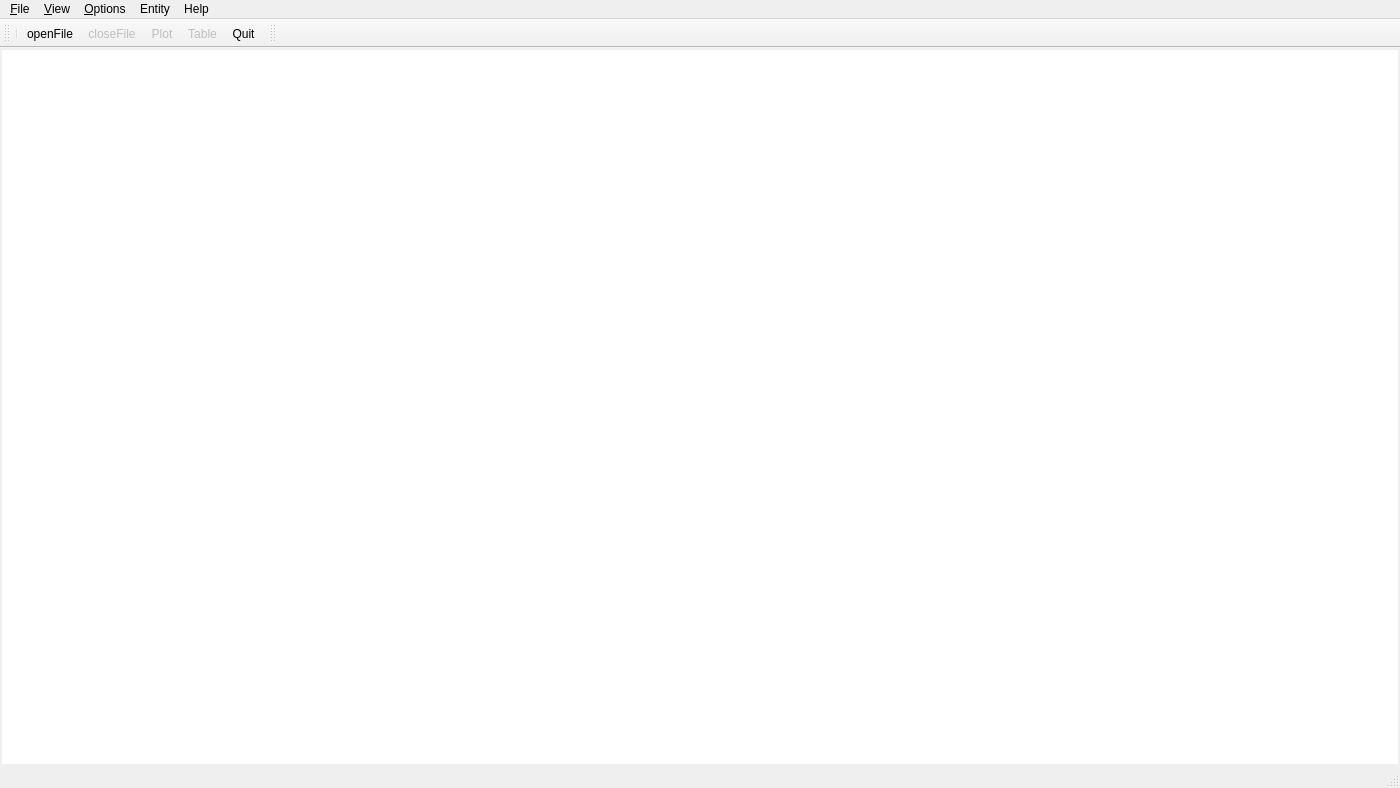
<?xml version="1.0" encoding="UTF-8"?>
<ui version="4.0">
 <class>MainWindow</class>
 <widget class="QMainWindow" name="MainWindow">
  <property name="geometry">
   <rect>
    <x>0</x>
    <y>0</y>
    <width>1400</width>
    <height>788</height>
   </rect>
  </property>
  <property name="minimumSize">
   <size>
    <width>800</width>
    <height>600</height>
   </size>
  </property>
  <property name="windowTitle">
   <string extracomment="Viewer for nix data files">NixView</string>
  </property>
  <property name="windowIcon">
   <iconset resource="resources.qrc">
    <normaloff>:/images/images/nixview128.png</normaloff>:/images/images/nixview128.png</iconset>
  </property>
  <property name="iconSize">
   <size>
    <width>24</width>
    <height>24</height>
   </size>
  </property>
  <property name="toolButtonStyle">
   <enum>Qt::ToolButtonTextUnderIcon</enum>
  </property>
  <property name="tabShape">
   <enum>QTabWidget::Rounded</enum>
  </property>
  <widget class="QWidget" name="centralWidget">
   <property name="sizePolicy">
    <sizepolicy hsizetype="Expanding" vsizetype="Expanding">
     <horstretch>0</horstretch>
     <verstretch>0</verstretch>
    </sizepolicy>
   </property>
   <layout class="QGridLayout" name="gridLayout">
    <property name="leftMargin">
     <number>0</number>
    </property>
    <property name="topMargin">
     <number>0</number>
    </property>
    <property name="rightMargin">
     <number>0</number>
    </property>
    <property name="bottomMargin">
     <number>0</number>
    </property>
    <item row="1" column="0">
     <widget class="QWidget" name="central_widget" native="true">
      <property name="sizePolicy">
       <sizepolicy hsizetype="Expanding" vsizetype="Expanding">
        <horstretch>0</horstretch>
        <verstretch>0</verstretch>
       </sizepolicy>
      </property>
      <layout class="QHBoxLayout" name="horizontalLayout">
       <property name="leftMargin">
        <number>2</number>
       </property>
       <property name="topMargin">
        <number>2</number>
       </property>
       <property name="rightMargin">
        <number>2</number>
       </property>
       <property name="bottomMargin">
        <number>2</number>
       </property>
       <item>
        <widget class="QStackedWidget" name="stackedWidget">
         <property name="currentIndex">
          <number>1</number>
         </property>
         <widget class="QWidget" name="main_view_2">
          <layout class="QHBoxLayout" name="horizontalLayout_2">
           <item>
            <widget class="QSplitter" name="splitter">
             <property name="orientation">
              <enum>Qt::Horizontal</enum>
             </property>
             <widget class="MainViewWidget" name="main_view" native="true"/>
             <widget class="InfoWidget" name="info_view" native="true"/>
            </widget>
           </item>
          </layout>
         </widget>
         <widget class="QWidget" name="splash">
          <property name="autoFillBackground">
           <bool>false</bool>
          </property>
          <property name="styleSheet">
           <string notr="true">background-color: white;</string>
          </property>
          <layout class="QGridLayout" name="gridLayout_3">
           <property name="leftMargin">
            <number>0</number>
           </property>
           <property name="topMargin">
            <number>0</number>
           </property>
           <property name="rightMargin">
            <number>0</number>
           </property>
           <property name="bottomMargin">
            <number>0</number>
           </property>
           <property name="spacing">
            <number>0</number>
           </property>
           <item row="0" column="0">
            <layout class="QGridLayout" name="gridLayout_2">
             <item row="1" column="0">
              <spacer name="horizontalSpacer">
               <property name="orientation">
                <enum>Qt::Horizontal</enum>
               </property>
               <property name="sizeHint" stdset="0">
                <size>
                 <width>40</width>
                 <height>20</height>
                </size>
               </property>
              </spacer>
             </item>
             <item row="0" column="1">
              <spacer name="verticalSpacer">
               <property name="orientation">
                <enum>Qt::Vertical</enum>
               </property>
               <property name="sizeHint" stdset="0">
                <size>
                 <width>20</width>
                 <height>40</height>
                </size>
               </property>
              </spacer>
             </item>
             <item row="1" column="2">
              <spacer name="horizontalSpacer_2">
               <property name="orientation">
                <enum>Qt::Horizontal</enum>
               </property>
               <property name="sizeHint" stdset="0">
                <size>
                 <width>40</width>
                 <height>20</height>
                </size>
               </property>
              </spacer>
             </item>
             <item row="2" column="1">
              <widget class="QFrame" name="button_frame">
               <property name="sizePolicy">
                <sizepolicy hsizetype="Maximum" vsizetype="Minimum">
                 <horstretch>0</horstretch>
                 <verstretch>0</verstretch>
                </sizepolicy>
               </property>
               <property name="minimumSize">
                <size>
                 <width>0</width>
                 <height>200</height>
                </size>
               </property>
               <property name="styleSheet">
                <string notr="true"/>
               </property>
               <property name="frameShape">
                <enum>QFrame::NoFrame</enum>
               </property>
               <property name="frameShadow">
                <enum>QFrame::Plain</enum>
               </property>
               <property name="lineWidth">
                <number>0</number>
               </property>
               <layout class="QVBoxLayout" name="verticalLayout">
                <property name="leftMargin">
                 <number>0</number>
                </property>
                <property name="topMargin">
                 <number>0</number>
                </property>
                <property name="rightMargin">
                 <number>0</number>
                </property>
                <property name="bottomMargin">
                 <number>0</number>
                </property>
                <item>
                 <widget class="QListWidget" name="recent_file_list">
                  <property name="minimumSize">
                   <size>
                    <width>400</width>
                    <height>0</height>
                   </size>
                  </property>
                  <property name="font">
                   <font>
                    <pointsize>9</pointsize>
                   </font>
                  </property>
                  <property name="styleSheet">
                   <string notr="true">background-color: white;
border-color: rgb(255, 255, 255);</string>
                  </property>
                  <property name="frameShape">
                   <enum>QFrame::NoFrame</enum>
                  </property>
                  <property name="frameShadow">
                   <enum>QFrame::Plain</enum>
                  </property>
                  <property name="lineWidth">
                   <number>0</number>
                  </property>
                  <property name="horizontalScrollBarPolicy">
                   <enum>Qt::ScrollBarAlwaysOff</enum>
                  </property>
                  <property name="textElideMode">
                   <enum>Qt::ElideRight</enum>
                  </property>
                  <property name="wordWrap">
                   <bool>false</bool>
                  </property>
                 </widget>
                </item>
               </layout>
              </widget>
             </item>
             <item row="1" column="1">
              <widget class="QLabel" name="label">
               <property name="text">
                <string/>
               </property>
               <property name="pixmap">
                <pixmap resource="resources.qrc">:/images/images/nixview256.png</pixmap>
               </property>
               <property name="alignment">
                <set>Qt::AlignCenter</set>
               </property>
              </widget>
             </item>
            </layout>
           </item>
          </layout>
         </widget>
        </widget>
       </item>
      </layout>
     </widget>
    </item>
   </layout>
  </widget>
  <widget class="QMenuBar" name="menuBar">
   <property name="geometry">
    <rect>
     <x>0</x>
     <y>0</y>
     <width>1400</width>
     <height>22</height>
    </rect>
   </property>
   <widget class="QMenu" name="menuFile">
    <property name="title">
     <string>&amp;File</string>
    </property>
    <widget class="QMenu" name="menu_open_recent">
     <property name="title">
      <string>open recent ...</string>
     </property>
    </widget>
    <addaction name="actionOpenFile"/>
    <addaction name="menu_open_recent"/>
    <addaction name="actionCloseFile"/>
    <addaction name="actionQuit"/>
   </widget>
   <widget class="QMenu" name="menuOptions">
    <property name="title">
     <string>&amp;Options</string>
    </property>
    <addaction name="actionProperties"/>
   </widget>
   <widget class="QMenu" name="menuView">
    <property name="title">
     <string>&amp;View</string>
    </property>
    <addaction name="actionTree"/>
    <addaction name="actionColumn"/>
   </widget>
   <widget class="QMenu" name="menuPlot">
    <property name="title">
     <string>Entity</string>
    </property>
    <addaction name="actionPlot"/>
    <addaction name="actionTable"/>
   </widget>
   <widget class="QMenu" name="menuHelp">
    <property name="title">
     <string>Help</string>
    </property>
    <addaction name="actionAbout"/>
   </widget>
   <addaction name="menuFile"/>
   <addaction name="menuView"/>
   <addaction name="menuOptions"/>
   <addaction name="menuPlot"/>
   <addaction name="menuHelp"/>
  </widget>
  <widget class="QStatusBar" name="statusBar">
   <property name="sizePolicy">
    <sizepolicy hsizetype="Expanding" vsizetype="Preferred">
     <horstretch>0</horstretch>
     <verstretch>0</verstretch>
    </sizepolicy>
   </property>
   <property name="layoutDirection">
    <enum>Qt::LeftToRight</enum>
   </property>
   <property name="autoFillBackground">
    <bool>true</bool>
   </property>
  </widget>
  <widget class="QToolBar" name="toolBar">
   <property name="enabled">
    <bool>true</bool>
   </property>
   <property name="minimumSize">
    <size>
     <width>0</width>
     <height>0</height>
    </size>
   </property>
   <property name="windowTitle">
    <string>toolBar</string>
   </property>
   <property name="autoFillBackground">
    <bool>true</bool>
   </property>
   <property name="iconSize">
    <size>
     <width>36</width>
     <height>36</height>
    </size>
   </property>
   <property name="toolButtonStyle">
    <enum>Qt::ToolButtonIconOnly</enum>
   </property>
   <attribute name="toolBarArea">
    <enum>TopToolBarArea</enum>
   </attribute>
   <attribute name="toolBarBreak">
    <bool>false</bool>
   </attribute>
   <addaction name="separator"/>
   <addaction name="actionOpenFile"/>
   <addaction name="actionCloseFile"/>
   <addaction name="actionPlot"/>
   <addaction name="actionTable"/>
   <addaction name="actionQuit"/>
  </widget>
  <widget class="QToolBar" name="toolBar_2">
   <property name="windowTitle">
    <string>toolBar_2</string>
   </property>
   <attribute name="toolBarArea">
    <enum>TopToolBarArea</enum>
   </attribute>
   <attribute name="toolBarBreak">
    <bool>false</bool>
   </attribute>
  </widget>
  <action name="action_Open_File">
   <property name="text">
    <string>&amp;Open File</string>
   </property>
   <property name="shortcut">
    <string>Ctrl+O</string>
   </property>
  </action>
  <action name="actionTree">
   <property name="text">
    <string>&amp;Tree</string>
   </property>
  </action>
  <action name="action_another_tree">
   <property name="text">
    <string>&amp;Another Tree</string>
   </property>
  </action>
  <action name="actionQuit">
   <property name="icon">
    <iconset resource="resources.qrc">
     <normaloff>:/images/images/quit.png</normaloff>:/images/images/quit.png</iconset>
   </property>
   <property name="text">
    <string>&amp;Quit</string>
   </property>
   <property name="toolTip">
    <string>quit nix-view</string>
   </property>
   <property name="shortcut">
    <string>Alt+Q</string>
   </property>
  </action>
  <action name="actionPlot">
   <property name="enabled">
    <bool>false</bool>
   </property>
   <property name="icon">
    <iconset resource="resources.qrc">
     <normaloff>:/images/images/nix_plot.png</normaloff>:/images/images/nix_plot.png</iconset>
   </property>
   <property name="text">
    <string>&amp;Plot</string>
   </property>
   <property name="toolTip">
    <string>plot data</string>
   </property>
   <property name="shortcut">
    <string>Ctrl+P</string>
   </property>
  </action>
  <action name="actionOpenFile">
   <property name="icon">
    <iconset resource="resources.qrc">
     <normaloff>:/images/images/nix_open.png</normaloff>:/images/images/nix_open.png</iconset>
   </property>
   <property name="text">
    <string>openFile</string>
   </property>
   <property name="toolTip">
    <string>open nix file</string>
   </property>
   <property name="shortcut">
    <string>Ctrl+O</string>
   </property>
  </action>
  <action name="actionCloseFile">
   <property name="enabled">
    <bool>false</bool>
   </property>
   <property name="icon">
    <iconset resource="resources.qrc">
     <normaloff>:/images/images/nix_close.png</normaloff>:/images/images/nix_close.png</iconset>
   </property>
   <property name="text">
    <string>closeFile</string>
   </property>
   <property name="toolTip">
    <string>close nix file</string>
   </property>
   <property name="shortcut">
    <string>Ctrl+W</string>
   </property>
  </action>
  <action name="actionAbout">
   <property name="text">
    <string>About</string>
   </property>
   <property name="toolTip">
    <string>show about dialog</string>
   </property>
   <property name="shortcut">
    <string>F1</string>
   </property>
  </action>
  <action name="actionColumn">
   <property name="text">
    <string>&amp;Column</string>
   </property>
  </action>
  <action name="actionProperties">
   <property name="text">
    <string>&amp;Properties</string>
   </property>
  </action>
  <action name="actionOpen">
   <property name="text">
    <string>open</string>
   </property>
  </action>
  <action name="actionTable">
   <property name="enabled">
    <bool>false</bool>
   </property>
   <property name="icon">
    <iconset resource="resources.qrc">
     <normaloff>:/images/images/nix_table.png</normaloff>:/images/images/nix_table.png</iconset>
   </property>
   <property name="text">
    <string>&amp;Table</string>
   </property>
   <property name="toolTip">
    <string>display content in a table view</string>
   </property>
   <property name="shortcut">
    <string>Ctrl+T</string>
   </property>
  </action>
  <action name="actionOpen_recent">
   <property name="text">
    <string>open recent</string>
   </property>
  </action>
  <action name="actionSdf">
   <property name="text">
    <string>sdf</string>
   </property>
  </action>
 </widget>
 <layoutdefault spacing="6" margin="11"/>
 <customwidgets>
  <customwidget>
   <class>InfoWidget</class>
   <extends>QWidget</extends>
   <header>infowidget/InfoWidget.hpp</header>
   <container>1</container>
  </customwidget>
  <customwidget>
   <class>MainViewWidget</class>
   <extends>QWidget</extends>
   <header>views/MainViewWidget.hpp</header>
   <container>1</container>
  </customwidget>
 </customwidgets>
 <resources>
  <include location="resources.qrc"/>
 </resources>
 <connections>
  <connection>
   <sender>actionQuit</sender>
   <signal>triggered()</signal>
   <receiver>MainWindow</receiver>
   <slot>close()</slot>
   <hints>
    <hint type="sourcelabel">
     <x>-1</x>
     <y>-1</y>
    </hint>
    <hint type="destinationlabel">
     <x>699</x>
     <y>393</y>
    </hint>
   </hints>
  </connection>
  <connection>
   <sender>actionOpenFile</sender>
   <signal>triggered()</signal>
   <receiver>MainWindow</receiver>
   <slot>open_file()</slot>
   <hints>
    <hint type="sourcelabel">
     <x>-1</x>
     <y>-1</y>
    </hint>
    <hint type="destinationlabel">
     <x>42</x>
     <y>110</y>
    </hint>
   </hints>
  </connection>
  <connection>
   <sender>actionAbout</sender>
   <signal>triggered()</signal>
   <receiver>MainWindow</receiver>
   <slot>show_about()</slot>
   <hints>
    <hint type="sourcelabel">
     <x>-1</x>
     <y>-1</y>
    </hint>
    <hint type="destinationlabel">
     <x>699</x>
     <y>393</y>
    </hint>
   </hints>
  </connection>
  <connection>
   <sender>actionPlot</sender>
   <signal>triggered()</signal>
   <receiver>MainWindow</receiver>
   <slot>show_plot()</slot>
   <hints>
    <hint type="sourcelabel">
     <x>-1</x>
     <y>-1</y>
    </hint>
    <hint type="destinationlabel">
     <x>699</x>
     <y>393</y>
    </hint>
   </hints>
  </connection>
  <connection>
   <sender>actionTable</sender>
   <signal>triggered()</signal>
   <receiver>MainWindow</receiver>
   <slot>show_table()</slot>
   <hints>
    <hint type="sourcelabel">
     <x>-1</x>
     <y>-1</y>
    </hint>
    <hint type="destinationlabel">
     <x>699</x>
     <y>393</y>
    </hint>
   </hints>
  </connection>
  <connection>
   <sender>recent_file_list</sender>
   <signal>itemClicked(QListWidgetItem*)</signal>
   <receiver>MainWindow</receiver>
   <slot>recent_file_selected(QListWidgetItem*)</slot>
   <hints>
    <hint type="sourcelabel">
     <x>699</x>
     <y>659</y>
    </hint>
    <hint type="destinationlabel">
     <x>699</x>
     <y>393</y>
    </hint>
   </hints>
  </connection>
 </connections>
 <slots>
  <slot>open_file()</slot>
  <slot>show_about()</slot>
  <slot>show_plot()</slot>
  <slot>show_table()</slot>
  <slot>recent_file_selected(QListWidgetItem*)</slot>
 </slots>
</ui>
